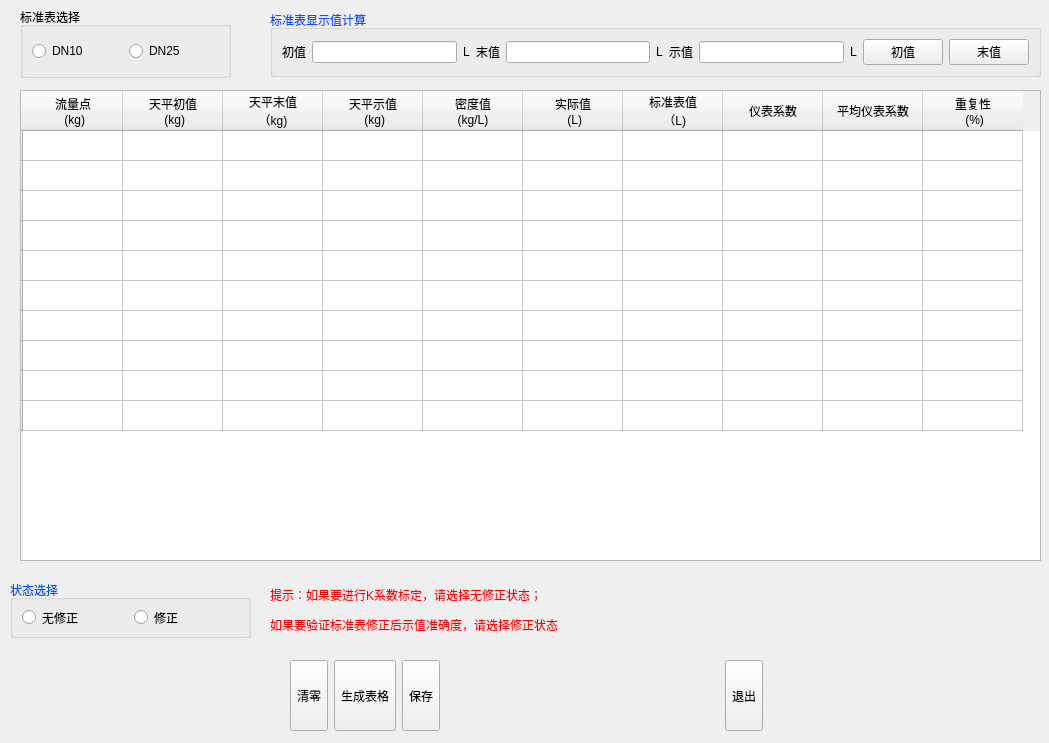
<?xml version="1.0" encoding="UTF-8"?>
<ui version="4.0">
 <class>StdCoeCorrectClass</class>
 <widget class="QWidget" name="StdCoeCorrectClass">
  <property name="windowModality">
   <enum>Qt::ApplicationModal</enum>
  </property>
  <property name="geometry">
   <rect>
    <x>0</x>
    <y>0</y>
    <width>1049</width>
    <height>743</height>
   </rect>
  </property>
  <property name="windowTitle">
   <string>标准表系数标定</string>
  </property>
  <widget class="QLabel" name="label">
   <property name="geometry">
    <rect>
     <x>270</x>
     <y>585</y>
     <width>531</width>
     <height>51</height>
    </rect>
   </property>
   <property name="text">
    <string>&lt;html&gt;&lt;head/&gt;&lt;body&gt;&lt;p&gt;&lt;span style=&quot; color:#ff0000;&quot;&gt;提示：如果要进行K系数标定，请选择无修正状态；&lt;/span&gt;&lt;/p&gt;&lt;p&gt;&lt;span style=&quot; color:#ff0000;&quot;&gt;如果要验证标准表修正后示值准确度，请选择修正状态&lt;/span&gt;&lt;/p&gt;&lt;/body&gt;&lt;/html&gt;</string>
   </property>
  </widget>
  <widget class="QGroupBox" name="groupBox_2">
   <property name="geometry">
    <rect>
     <x>270</x>
     <y>10</y>
     <width>771</width>
     <height>67</height>
    </rect>
   </property>
   <property name="palette">
    <palette>
     <active>
      <colorrole role="WindowText">
       <brush brushstyle="SolidPattern">
        <color alpha="255">
         <red>0</red>
         <green>85</green>
         <blue>255</blue>
        </color>
       </brush>
      </colorrole>
     </active>
     <inactive>
      <colorrole role="WindowText">
       <brush brushstyle="SolidPattern">
        <color alpha="255">
         <red>0</red>
         <green>85</green>
         <blue>255</blue>
        </color>
       </brush>
      </colorrole>
     </inactive>
     <disabled>
      <colorrole role="WindowText">
       <brush brushstyle="SolidPattern">
        <color alpha="255">
         <red>120</red>
         <green>120</green>
         <blue>120</blue>
        </color>
       </brush>
      </colorrole>
     </disabled>
    </palette>
   </property>
   <property name="title">
    <string>标准表显示值计算</string>
   </property>
   <layout class="QGridLayout" name="gridLayout_6">
    <item row="0" column="0">
     <layout class="QGridLayout" name="gridLayout_2">
      <item row="0" column="0">
       <widget class="QLabel" name="label_5">
        <property name="palette">
         <palette>
          <active>
           <colorrole role="WindowText">
            <brush brushstyle="SolidPattern">
             <color alpha="255">
              <red>0</red>
              <green>0</green>
              <blue>0</blue>
             </color>
            </brush>
           </colorrole>
          </active>
          <inactive>
           <colorrole role="WindowText">
            <brush brushstyle="SolidPattern">
             <color alpha="255">
              <red>0</red>
              <green>0</green>
              <blue>0</blue>
             </color>
            </brush>
           </colorrole>
          </inactive>
          <disabled>
           <colorrole role="WindowText">
            <brush brushstyle="SolidPattern">
             <color alpha="255">
              <red>120</red>
              <green>120</green>
              <blue>120</blue>
             </color>
            </brush>
           </colorrole>
          </disabled>
         </palette>
        </property>
        <property name="text">
         <string>初值</string>
        </property>
       </widget>
      </item>
      <item row="0" column="1">
       <widget class="QLineEdit" name="lineEdit"/>
      </item>
      <item row="0" column="2">
       <widget class="QLabel" name="label_8">
        <property name="palette">
         <palette>
          <active>
           <colorrole role="WindowText">
            <brush brushstyle="SolidPattern">
             <color alpha="255">
              <red>0</red>
              <green>0</green>
              <blue>0</blue>
             </color>
            </brush>
           </colorrole>
          </active>
          <inactive>
           <colorrole role="WindowText">
            <brush brushstyle="SolidPattern">
             <color alpha="255">
              <red>0</red>
              <green>0</green>
              <blue>0</blue>
             </color>
            </brush>
           </colorrole>
          </inactive>
          <disabled>
           <colorrole role="WindowText">
            <brush brushstyle="SolidPattern">
             <color alpha="255">
              <red>120</red>
              <green>120</green>
              <blue>120</blue>
             </color>
            </brush>
           </colorrole>
          </disabled>
         </palette>
        </property>
        <property name="text">
         <string>L</string>
        </property>
       </widget>
      </item>
     </layout>
    </item>
    <item row="0" column="1">
     <layout class="QGridLayout" name="gridLayout_4">
      <item row="0" column="0">
       <widget class="QLabel" name="label_6">
        <property name="palette">
         <palette>
          <active>
           <colorrole role="WindowText">
            <brush brushstyle="SolidPattern">
             <color alpha="255">
              <red>0</red>
              <green>0</green>
              <blue>0</blue>
             </color>
            </brush>
           </colorrole>
          </active>
          <inactive>
           <colorrole role="WindowText">
            <brush brushstyle="SolidPattern">
             <color alpha="255">
              <red>0</red>
              <green>0</green>
              <blue>0</blue>
             </color>
            </brush>
           </colorrole>
          </inactive>
          <disabled>
           <colorrole role="WindowText">
            <brush brushstyle="SolidPattern">
             <color alpha="255">
              <red>120</red>
              <green>120</green>
              <blue>120</blue>
             </color>
            </brush>
           </colorrole>
          </disabled>
         </palette>
        </property>
        <property name="text">
         <string>末值</string>
        </property>
       </widget>
      </item>
      <item row="0" column="1">
       <widget class="QLineEdit" name="lineEdit_2"/>
      </item>
      <item row="0" column="2">
       <widget class="QLabel" name="label_9">
        <property name="palette">
         <palette>
          <active>
           <colorrole role="WindowText">
            <brush brushstyle="SolidPattern">
             <color alpha="255">
              <red>0</red>
              <green>0</green>
              <blue>0</blue>
             </color>
            </brush>
           </colorrole>
          </active>
          <inactive>
           <colorrole role="WindowText">
            <brush brushstyle="SolidPattern">
             <color alpha="255">
              <red>0</red>
              <green>0</green>
              <blue>0</blue>
             </color>
            </brush>
           </colorrole>
          </inactive>
          <disabled>
           <colorrole role="WindowText">
            <brush brushstyle="SolidPattern">
             <color alpha="255">
              <red>120</red>
              <green>120</green>
              <blue>120</blue>
             </color>
            </brush>
           </colorrole>
          </disabled>
         </palette>
        </property>
        <property name="text">
         <string>L</string>
        </property>
       </widget>
      </item>
     </layout>
    </item>
    <item row="0" column="2">
     <layout class="QGridLayout" name="gridLayout_5">
      <item row="0" column="0">
       <widget class="QLabel" name="label_7">
        <property name="palette">
         <palette>
          <active>
           <colorrole role="WindowText">
            <brush brushstyle="SolidPattern">
             <color alpha="255">
              <red>0</red>
              <green>0</green>
              <blue>0</blue>
             </color>
            </brush>
           </colorrole>
          </active>
          <inactive>
           <colorrole role="WindowText">
            <brush brushstyle="SolidPattern">
             <color alpha="255">
              <red>0</red>
              <green>0</green>
              <blue>0</blue>
             </color>
            </brush>
           </colorrole>
          </inactive>
          <disabled>
           <colorrole role="WindowText">
            <brush brushstyle="SolidPattern">
             <color alpha="255">
              <red>120</red>
              <green>120</green>
              <blue>120</blue>
             </color>
            </brush>
           </colorrole>
          </disabled>
         </palette>
        </property>
        <property name="text">
         <string>示值</string>
        </property>
       </widget>
      </item>
      <item row="0" column="1">
       <widget class="QLineEdit" name="lineEdit_3"/>
      </item>
      <item row="0" column="2">
       <widget class="QLabel" name="label_10">
        <property name="palette">
         <palette>
          <active>
           <colorrole role="WindowText">
            <brush brushstyle="SolidPattern">
             <color alpha="255">
              <red>0</red>
              <green>0</green>
              <blue>0</blue>
             </color>
            </brush>
           </colorrole>
          </active>
          <inactive>
           <colorrole role="WindowText">
            <brush brushstyle="SolidPattern">
             <color alpha="255">
              <red>0</red>
              <green>0</green>
              <blue>0</blue>
             </color>
            </brush>
           </colorrole>
          </inactive>
          <disabled>
           <colorrole role="WindowText">
            <brush brushstyle="SolidPattern">
             <color alpha="255">
              <red>120</red>
              <green>120</green>
              <blue>120</blue>
             </color>
            </brush>
           </colorrole>
          </disabled>
         </palette>
        </property>
        <property name="text">
         <string>L</string>
        </property>
       </widget>
      </item>
     </layout>
    </item>
    <item row="0" column="3">
     <widget class="QPushButton" name="pushButton_3">
      <property name="text">
       <string>初值</string>
      </property>
     </widget>
    </item>
    <item row="0" column="4">
     <widget class="QPushButton" name="pushButton_4">
      <property name="text">
       <string>末值</string>
      </property>
     </widget>
    </item>
   </layout>
  </widget>
  <widget class="QGroupBox" name="groupBox_3">
   <property name="geometry">
    <rect>
     <x>10</x>
     <y>580</y>
     <width>241</width>
     <height>58</height>
    </rect>
   </property>
   <property name="palette">
    <palette>
     <active>
      <colorrole role="WindowText">
       <brush brushstyle="SolidPattern">
        <color alpha="255">
         <red>0</red>
         <green>85</green>
         <blue>255</blue>
        </color>
       </brush>
      </colorrole>
     </active>
     <inactive>
      <colorrole role="WindowText">
       <brush brushstyle="SolidPattern">
        <color alpha="255">
         <red>0</red>
         <green>85</green>
         <blue>255</blue>
        </color>
       </brush>
      </colorrole>
     </inactive>
     <disabled>
      <colorrole role="WindowText">
       <brush brushstyle="SolidPattern">
        <color alpha="255">
         <red>120</red>
         <green>120</green>
         <blue>120</blue>
        </color>
       </brush>
      </colorrole>
     </disabled>
    </palette>
   </property>
   <property name="title">
    <string>状态选择</string>
   </property>
   <layout class="QGridLayout" name="gridLayout_3">
    <item row="0" column="1">
     <widget class="QRadioButton" name="radioButton_4">
      <property name="palette">
       <palette>
        <active>
         <colorrole role="WindowText">
          <brush brushstyle="SolidPattern">
           <color alpha="255">
            <red>0</red>
            <green>0</green>
            <blue>0</blue>
           </color>
          </brush>
         </colorrole>
        </active>
        <inactive>
         <colorrole role="WindowText">
          <brush brushstyle="SolidPattern">
           <color alpha="255">
            <red>0</red>
            <green>0</green>
            <blue>0</blue>
           </color>
          </brush>
         </colorrole>
        </inactive>
        <disabled>
         <colorrole role="WindowText">
          <brush brushstyle="SolidPattern">
           <color alpha="255">
            <red>120</red>
            <green>120</green>
            <blue>120</blue>
           </color>
          </brush>
         </colorrole>
        </disabled>
       </palette>
      </property>
      <property name="text">
       <string>修正</string>
      </property>
     </widget>
    </item>
    <item row="0" column="0">
     <widget class="QRadioButton" name="radioButton_3">
      <property name="palette">
       <palette>
        <active>
         <colorrole role="WindowText">
          <brush brushstyle="SolidPattern">
           <color alpha="255">
            <red>0</red>
            <green>0</green>
            <blue>0</blue>
           </color>
          </brush>
         </colorrole>
        </active>
        <inactive>
         <colorrole role="WindowText">
          <brush brushstyle="SolidPattern">
           <color alpha="255">
            <red>0</red>
            <green>0</green>
            <blue>0</blue>
           </color>
          </brush>
         </colorrole>
        </inactive>
        <disabled>
         <colorrole role="WindowText">
          <brush brushstyle="SolidPattern">
           <color alpha="255">
            <red>120</red>
            <green>120</green>
            <blue>120</blue>
           </color>
          </brush>
         </colorrole>
        </disabled>
       </palette>
      </property>
      <property name="text">
       <string>无修正</string>
      </property>
     </widget>
    </item>
   </layout>
  </widget>
  <widget class="QGroupBox" name="groupBox">
   <property name="geometry">
    <rect>
     <x>20</x>
     <y>7</y>
     <width>211</width>
     <height>71</height>
    </rect>
   </property>
   <property name="title">
    <string>标准表选择</string>
   </property>
   <layout class="QGridLayout" name="gridLayout">
    <item row="0" column="0">
     <widget class="QRadioButton" name="radioButton">
      <property name="text">
       <string>DN10</string>
      </property>
     </widget>
    </item>
    <item row="0" column="1">
     <widget class="QRadioButton" name="radioButton_2">
      <property name="text">
       <string>DN25</string>
      </property>
     </widget>
    </item>
   </layout>
  </widget>
  <widget class="QTableWidget" name="tableWidget">
   <property name="geometry">
    <rect>
     <x>20</x>
     <y>90</y>
     <width>1021</width>
     <height>471</height>
    </rect>
   </property>
   <row>
    <property name="text">
     <string/>
    </property>
   </row>
   <row>
    <property name="text">
     <string/>
    </property>
   </row>
   <row>
    <property name="text">
     <string/>
    </property>
   </row>
   <row>
    <property name="text">
     <string/>
    </property>
   </row>
   <row>
    <property name="text">
     <string/>
    </property>
   </row>
   <row>
    <property name="text">
     <string/>
    </property>
   </row>
   <row>
    <property name="text">
     <string/>
    </property>
   </row>
   <row>
    <property name="text">
     <string/>
    </property>
   </row>
   <row>
    <property name="text">
     <string/>
    </property>
   </row>
   <row>
    <property name="text">
     <string/>
    </property>
   </row>
   <column>
    <property name="text">
     <string>流量点
 (kg)</string>
    </property>
   </column>
   <column>
    <property name="text">
     <string>天平初值
 (kg)</string>
    </property>
   </column>
   <column>
    <property name="text">
     <string>天平末值
（kg)</string>
    </property>
   </column>
   <column>
    <property name="text">
     <string>天平示值
 (kg)</string>
    </property>
   </column>
   <column>
    <property name="text">
     <string>密度值
(kg/L)</string>
    </property>
   </column>
   <column>
    <property name="text">
     <string>实际值
 (L)</string>
    </property>
   </column>
   <column>
    <property name="text">
     <string>标准表值
 （L)</string>
    </property>
   </column>
   <column>
    <property name="text">
     <string>仪表系数</string>
    </property>
   </column>
   <column>
    <property name="text">
     <string>平均仪表系数</string>
    </property>
   </column>
   <column>
    <property name="text">
     <string>重复性
 (%)</string>
    </property>
   </column>
  </widget>
  <widget class="QWidget" name="layoutWidget">
   <property name="geometry">
    <rect>
     <x>11</x>
     <y>660</y>
     <width>1031</width>
     <height>71</height>
    </rect>
   </property>
   <layout class="QGridLayout" name="gridLayout_7">
    <item row="0" column="0">
     <spacer name="horizontalSpacer_2">
      <property name="orientation">
       <enum>Qt::Horizontal</enum>
      </property>
      <property name="sizeHint" stdset="0">
       <size>
        <width>40</width>
        <height>20</height>
       </size>
      </property>
     </spacer>
    </item>
    <item row="0" column="1">
     <widget class="QToolButton" name="toolButton">
      <property name="sizePolicy">
       <sizepolicy hsizetype="Preferred" vsizetype="Expanding">
        <horstretch>0</horstretch>
        <verstretch>0</verstretch>
       </sizepolicy>
      </property>
      <property name="text">
       <string>清零</string>
      </property>
     </widget>
    </item>
    <item row="0" column="2">
     <widget class="QToolButton" name="toolButton_2">
      <property name="sizePolicy">
       <sizepolicy hsizetype="Preferred" vsizetype="Expanding">
        <horstretch>0</horstretch>
        <verstretch>0</verstretch>
       </sizepolicy>
      </property>
      <property name="text">
       <string>生成表格</string>
      </property>
     </widget>
    </item>
    <item row="0" column="3">
     <widget class="QToolButton" name="toolButton_3">
      <property name="sizePolicy">
       <sizepolicy hsizetype="Preferred" vsizetype="Expanding">
        <horstretch>0</horstretch>
        <verstretch>0</verstretch>
       </sizepolicy>
      </property>
      <property name="text">
       <string>保存</string>
      </property>
     </widget>
    </item>
    <item row="0" column="4">
     <spacer name="horizontalSpacer">
      <property name="orientation">
       <enum>Qt::Horizontal</enum>
      </property>
      <property name="sizeHint" stdset="0">
       <size>
        <width>40</width>
        <height>20</height>
       </size>
      </property>
     </spacer>
    </item>
    <item row="0" column="5">
     <widget class="QToolButton" name="btnExit">
      <property name="sizePolicy">
       <sizepolicy hsizetype="Preferred" vsizetype="Expanding">
        <horstretch>0</horstretch>
        <verstretch>0</verstretch>
       </sizepolicy>
      </property>
      <property name="text">
       <string>退出</string>
      </property>
     </widget>
    </item>
    <item row="0" column="6">
     <spacer name="horizontalSpacer_3">
      <property name="orientation">
       <enum>Qt::Horizontal</enum>
      </property>
      <property name="sizeHint" stdset="0">
       <size>
        <width>40</width>
        <height>20</height>
       </size>
      </property>
     </spacer>
    </item>
   </layout>
  </widget>
  <zorder>layoutWidget</zorder>
  <zorder>label</zorder>
  <zorder>groupBox_2</zorder>
  <zorder>groupBox_3</zorder>
  <zorder>groupBox</zorder>
  <zorder>tableWidget</zorder>
 </widget>
 <resources/>
 <connections/>
</ui>
